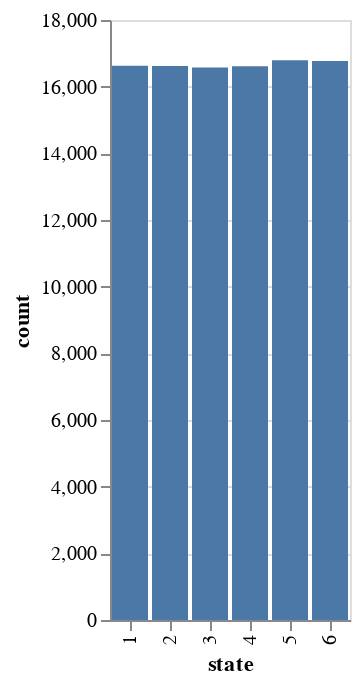

The code cell stored with this chart in its notebook:
### Code cell
import pandas as pd

die_rolls = pd.DataFrame({
    'state': possible_states,
    'count': [counts.get(state, 0) for state in possible_states]
})

print(die_rolls)

alt.Chart(die_rolls).mark_bar().encode(
    x='state:O',
    y='count'
)

### Figure 1 — Vega-Lite specification as saved in the notebook (floating-point values rounded to 4 significant figures)
{"config": {"view": {"continuousWidth": 300, "continuousHeight": 300}}, "data": {"name": "data-aac2c504215e97530bfeff192a0aa6d4"}, "mark": {"type": "bar"}, "encoding": {"x": {"field": "state", "type": "ordinal"}, "y": {"field": "count", "type": "quantitative"}}, "$schema": "https://vega.github.io/schema/vega-lite/v5.20.1.json", "datasets": {"data-aac2c504215e97530bfeff192a0aa6d4": [{"state": 1, "count": 16629}, {"state": 2, "count": 16623}, {"state": 3, "count": 16572}, {"state": 4, "count": 16616}, {"state": 5, "count": 16792}, {"state": 6, "count": 16768}]}}
